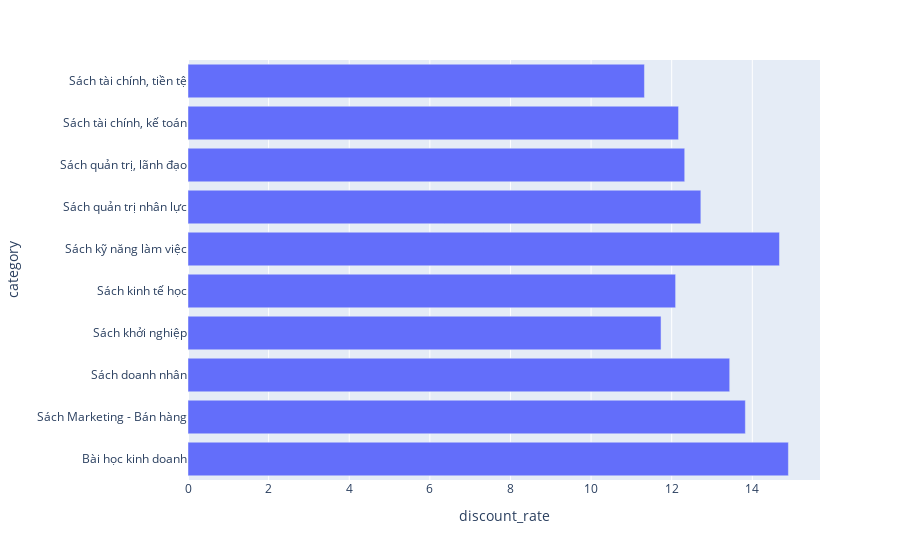

Notebook source saved alongside this figure:
### Markdown cell above
We can see that the most popular categories are 'Sách tài chính, tiền tệ' and 'Bài học kinh doanh'.
* Mean Discount Rate per Category

### Code cell
px.bar(df_category, x = 'discount_rate', y = 'category', orientation = 'h')

### Figure 1 — Plotly figure (JSON) as saved in the notebook; plotly's stock layout.template omitted (floating-point values rounded to 4 significant figures)
{"data": [{"alignmentgroup": "True", "hovertemplate": "discount_rate=%{x}<br>category=%{y}<extra></extra>", "legendgroup": "", "marker": {"color": "#636efa", "pattern": {"shape": ""}}, "name": "", "offsetgroup": "", "orientation": "h", "showlegend": false, "textposition": "auto", "type": "bar", "x": [14.9, 13.83, 13.44, 11.74, 12.1, 14.67, 12.72, 12.32, 12.17, 11.32], "xaxis": "x", "y": ["Bài học kinh doanh", "Sách Marketing - Bán hàng", "Sách doanh nhân", "Sách khởi nghiệp", "Sách kinh tế học", "Sách kỹ năng làm việc", "Sách quản trị nhân lực", "Sách quản trị, lãnh đạo", "Sách tài chính, kế toán", "Sách tài chính, tiền tệ"], "yaxis": "y"}], "layout": {"barmode": "relative", "legend": {"tracegroupgap": 0}, "margin": {"t": 60}, "xaxis": {"anchor": "y", "domain": [0, 1], "title": {"text": "discount_rate"}}, "yaxis": {"anchor": "x", "domain": [0, 1], "title": {"text": "category"}}}}
